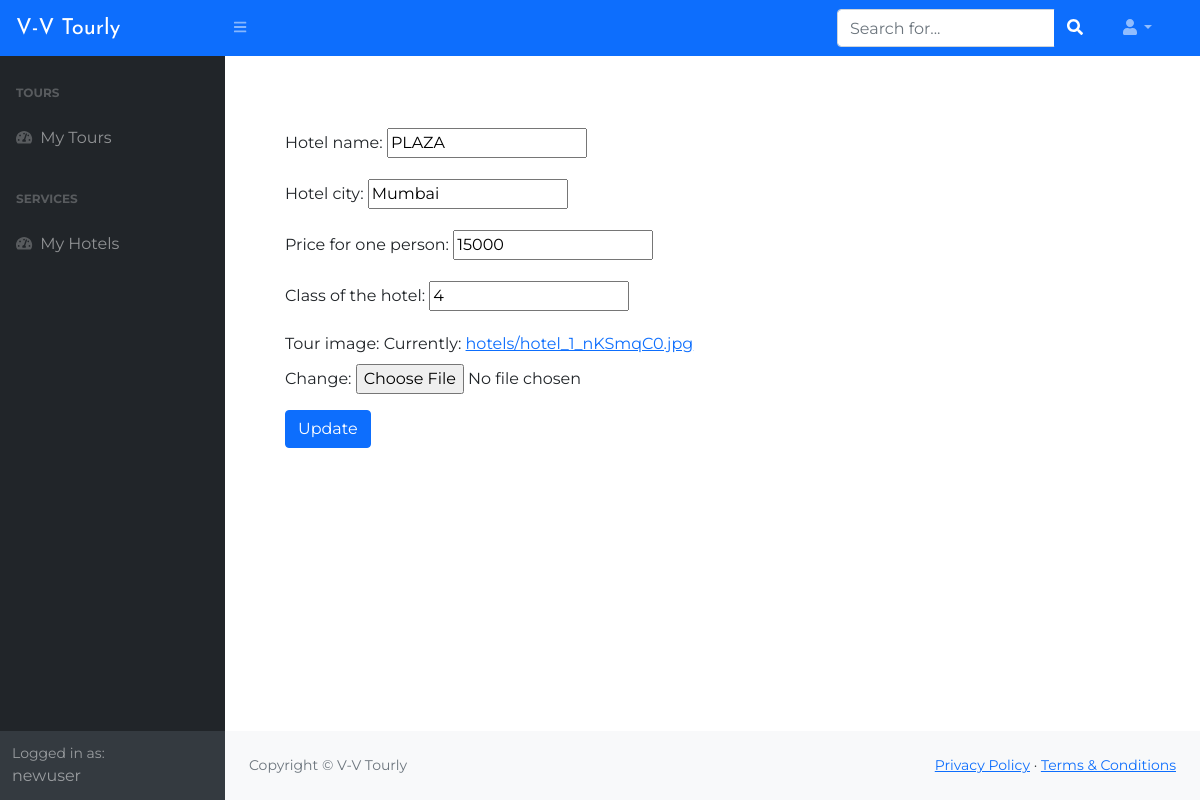
Page /hotel/20/edit (signed in) on the committed database.
### web_tech_django/apps/blog/models.py (models this page shows, shortened)
class Hotel(models.Model):
    name = models.CharField('Hotel name', max_length=60)
    city = models.CharField('Hotel city', max_length=60)
    price = models.IntegerField('Price for one person')
    hotelClass = models.IntegerField('Class of the hotel')
    image = models.ImageField('Tour image', upload_to='hotels/')

### web_tech_django/apps/blog/views.py (the view)
# urls.py: path('hotel/<id>/edit', views.hotel_edit, name='hotel_edit'),
@login_required(login_url='blog:login')
def hotel_edit(request, id):
    hotel = Hotel.objects.get(id=id)
    form = HotelForm(instance=hotel)
    if request.method == 'POST':
        form = HotelForm(request.POST, request.FILES, instance=hotel)
        if form.is_valid():
            form.save()
            messages.info(request, "The "+hotel.name+" edited successfully!")
            return HttpResponseRedirect("/hotel/" + id)
    return render(request, 'admin/hotel/hotel_edit.html', {'form': form})

### web_tech_django/apps/blog/forms.py
class HotelForm(ModelForm):
    class Meta:
        model = Hotel
        fields = "__all__"

### web_tech_django/templates/admin/hotel/hotel_edit.html (shortened to what this page needs)
{% extends 'admin/base_admin.html' %}
{% block content %}
<div class="container">
    <form method="post" class="item__form" enctype="multipart/form-data">
        {{ form.as_p }}
        <input type="submit" class="btn btn-primary" value="Update">
    </form>
</div>
{% endblock %}

### web_tech_django/templates/admin/base_admin.html (shortened to what this page needs)
{% load static %}
<!DOCTYPE html>
<html lang="en">
    <head>
        <link rel="stylesheet" href="https://maxcdn.bootstrapcdn.com/bootstrap/4.5.2/css/bootstrap.min.css">
        <link href="https://cdn.jsdelivr.net/npm/simple-datatables@latest/dist/style.css" rel="stylesheet" />
        <link href="../../static/adminpanel/css/styles.css" rel="stylesheet" />
        <link rel="stylesheet" href="{% static 'blog/css/admin.css' %}" />
    </head>
    <body class="sb-nav-fixed">
        <nav class="sb-topnav navbar navbar-expand navbar-dark bg-primary">
            <a class="navbar-brand ps-3 logo" href="{% url 'blog:index' %}"> V-V Tourly </a>
            <button class="btn btn-link btn-sm order-1 order-lg-0 me-4 me-lg-0" id="sidebarToggle" href="#!"><i class="fas fa-bars"></i></button>
            <form class="d-none d-md-inline-block form-inline ms-auto me-0 me-md-3 my-2 my-md-0">
                <div class="input-group">
                    <input class="form-control" type="text" placeholder="Search for..." aria-label="Search for..." aria-describedby="btnNavbarSearch" />
                    <button class="btn btn-primary" id="btnNavbarSearch" type="button"><i class="fas fa-search"></i></button>
                </div>
            </form>
            <ul class="navbar-nav ms-auto ms-md-0 me-3 me-lg-4">
                <li class="nav-item dropdown">
                    <a class="nav-link dropdown-toggle" id="navbarDropdown" href="#" role="button" data-bs-toggle="dropdown" aria-expanded="false"><i class="fas fa-user fa-fw"></i></a>
                </li>
            </ul>
        </nav>
        <div id="layoutSidenav">
            <div id="layoutSidenav_nav">
                <nav class="sb-sidenav accordion sb-sidenav-dark" id="sidenavAccordion">
                    <div class="sb-sidenav-menu">
                        <div class="nav">
                            {% if user is not None and user.is_staff%}
                                <div class="sb-sidenav-menu-heading">Tour</div>
                                <a class="nav-link" href="{% url 'blog:tours_list' %}">
                                    <div class="sb-nav-link-icon"><i class="fas fa-tachometer-alt"></i></div>
                                    Tours
                                </a>
                                <a class="nav-link" href="{% url 'blog:add_tour' %}">
                                    <div class="sb-nav-link-icon"><i class="fas fa-tachometer-alt"></i></div>
                                    Add Tour
                                </a>
                                <div class="sb-sidenav-menu-heading">Other</div>
                                <a class="nav-link" href="{% url 'blog:users_list' %}">
                                    <div class="sb-nav-link-icon"><i class="fas fa-tachometer-alt"></i></div>
                                    Users
                                </a>
                                <div class="sb-sidenav-menu-heading">Hotel</div>
                                <a class="nav-link" href="{% url 'blog:hotels_list' %}">
                                    <div class="sb-nav-link-icon"><i class="fas fa-tachometer-alt"></i></div>
                                    Hotels
                                </a>
                                <a class="nav-link" href="{% url 'blog:hotel_add' %}">
                                    <div class="sb-nav-link-icon"><i class="fas fa-tachometer-alt"></i></div>
                                    Add Hotel
                                </a>
                            {% else %}
                                <div class="sb-sidenav-menu-heading">Tours</div>
                                <a class="nav-link" href="{% url 'blog:order' %}">
                                        <div class="sb-nav-link-icon"><i class="fas fa-tachometer-alt"></i></div>
                                        My Tours
                                </a>
                                <div class="sb-sidenav-menu-heading">Services</div>
                                <a class="nav-link" href="{% url 'blog:myHotelOrders' %}">
                                        <div class="sb-nav-link-icon"><i class="fas fa-tachometer-alt"></i></div>
                                        My Hotels
                                </a>
                            {% endif %}
                        </div>
                    </div>
                    <div class="sb-sidenav-footer">
                        <div class="small">Logged in as:</div>
                        {% if user.is_superuser %}
                            ADMIN
                        {% elif user.is_staff %}
                            VENDOR({{ user }})
                        {% else %}
                            {{ user }}
                        {% endif %}
                    </div>
                </nav>
            </div>
            <div id="layoutSidenav_content">
                <main>
                    <div class="container p-5">
                                        {% block content %}{% endblock %}
                    </div>
                </main>
                <footer class="py-4 bg-light mt-auto">
                    <div class="container-fluid px-4">
                        <div class="d-flex align-items-center justify-content-between small">
                            <div class="text-muted">Copyright &copy; V-V Tourly</div>
                            <div>
                                <a href="#">Privacy Policy</a>
                                &middot;
                                <a href="#">Terms &amp; Conditions</a>
                            </div>
                        </div>
                    </div>
                </footer>
            </div>
        </div>
    </body>
</html>

### web_tech_django/static/blog/css/admin.css (style rules this page uses)
body { background-color: #fff; font-family: 'Montserrat', sans-serif; font-size: 16px; -webkit-transition: 0.5s; -o-transition: 0.5s; transition: 0.5s; }
.logo { font-family: "Josefin Sans"; font-size: 22px; }

### rows in the picture
Hotel: name "PLAZA", city "Mumbai", price "15000", hotelClass "4"

### other values in the picture
{{ user }} "newuser"
